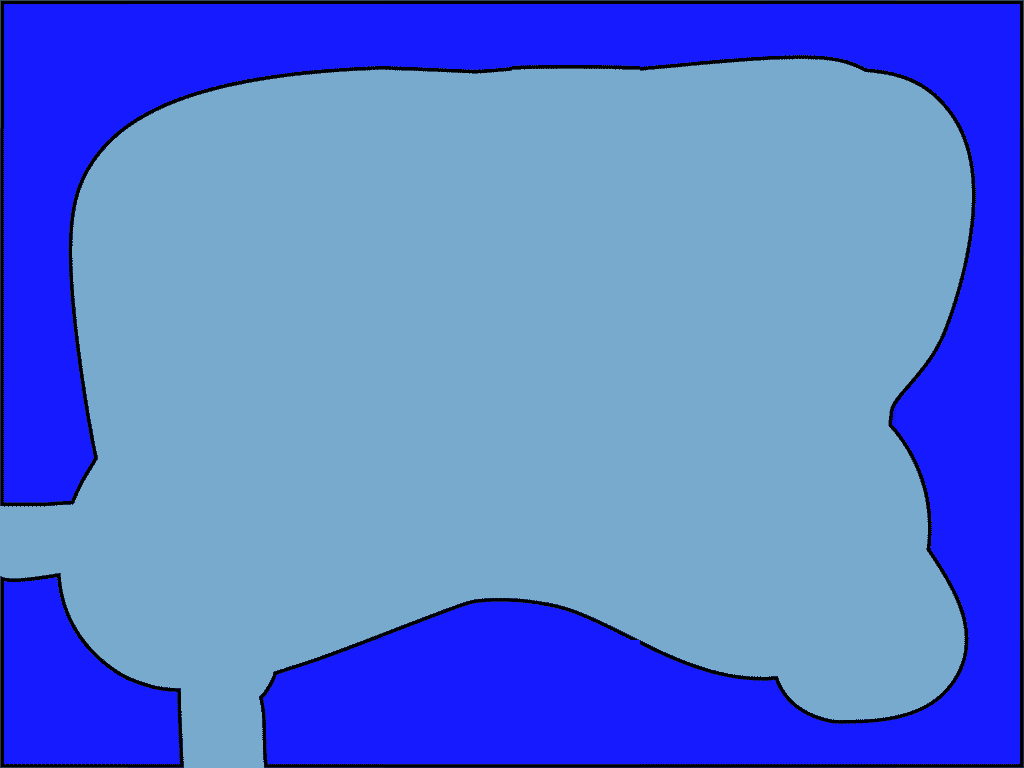

This game map was drawn from its Tiled (.tmx) file and the tilesets committed beside it. A one-line description and the trimmed map source follow:
An orthogonal 8x6 tile map with 128x128 px tiles, 1 tile layer (Tile Layer 1).

<map version="1.0" orientation="orthogonal" width="8" height="6" tilewidth="128" tileheight="128">
 <tileset firstgid="1" name="border1" tilewidth="128" tileheight="128">
  <image source="level1.png" width="512" height="1024" />
 </tileset>
 <layer name="Tile Layer 1" width="8" height="6">
  <data>[48 cells, 48 non-empty, 28 distinct tile ids]</data>
 </layer>
</map>
